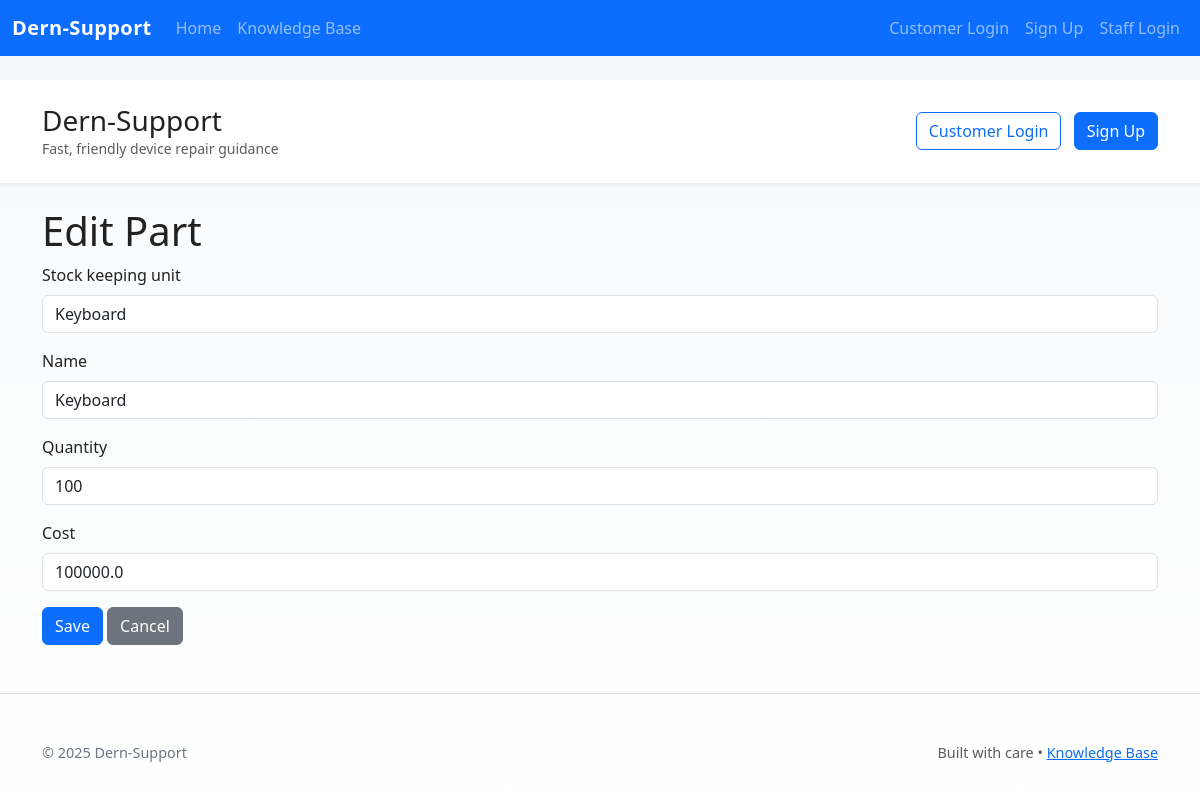
The app's page /parts/1/edit with its own data.
### app.py (models this page shows)
class SparePart(db.Model):
    id = db.Column(db.Integer, primary_key=True)
    sku = db.Column(db.String(80), unique=True, nullable=False)
    name = db.Column(db.String(200), nullable=False)
    quantity = db.Column(db.Integer, default=0)
    cost = db.Column(db.Float, default=0.0)

### app.py (the view, shortened to what this page needs)
@app.route('/parts/<int:id>/edit', methods=['GET', 'POST'])
def edit_part(id):
    p = SparePart.query.get_or_404(id)
    return render_template('part_form.html', part=p)

### templates/part_form.html
{% extends 'base.html' %}
{% block content %}
  <h1>{{ 'Edit' if part else 'New' }} Part</h1>
  <form method="post">
    <div class="mb-3">
      <label class="form-label">Stock keeping unit</label>
      <input class="form-control" name="sku" value="{{ part.sku if part else '' }}" required>
    </div>
    <div class="mb-3">
      <label class="form-label">Name</label>
      <input class="form-control" name="name" value="{{ part.name if part else '' }}" required>
    </div>
    <div class="mb-3">
      <label class="form-label">Quantity</label>
      <input class="form-control" name="quantity" type="number" value="{{ part.quantity if part else 0 }}">
    </div>
    <div class="mb-3">
      <label class="form-label">Cost</label>
      <input class="form-control" name="cost" type="number" step="0.01" value="{{ part.cost if part else 0.0 }}">
    </div>
    <button class="btn btn-primary">Save</button>
    <a class="btn btn-secondary" href="/parts">Cancel</a>
  </form>
{% endblock %}

### static/css/styles.css (style rules this page uses)
:root { --primary:#0d6efd; --muted:#6c757d; }
body { background: linear-gradient(180deg,#f6f9fb 0%, #ffffff 100%); color:#222; }
.btn-primary { background:var(--primary); border-color:var(--primary); }

### records on screen
SparePart: sku "Keyboard", name "Keyboard", quantity "100", cost "100000.0"

### other values on screen
{{ 'Edit' if part else 'New' }} "Edit"
